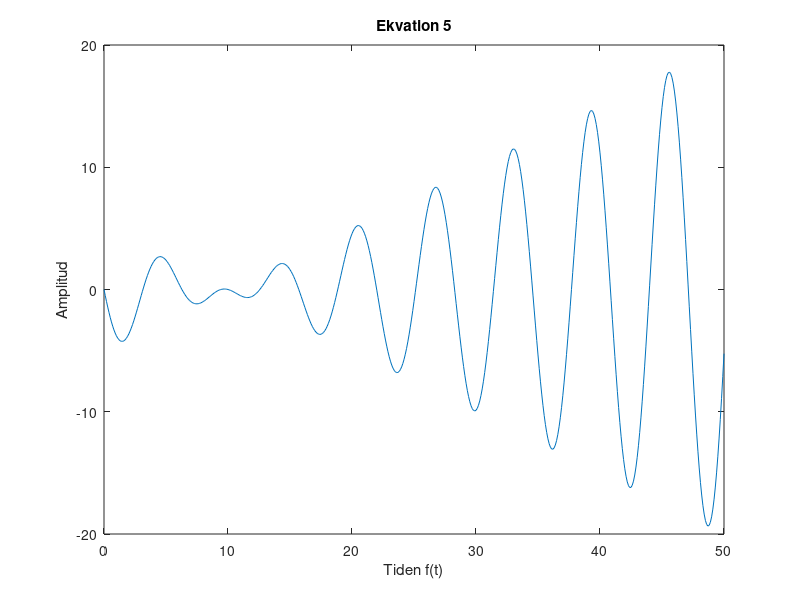

Write MATLAB code to recreate this figure.
A = 5;
b = 1;
c = 0;
m = 1;
v0 = 1;
v = v0;
delta = pi;
fi = 0;
t = 0:0.1:50;

ekvation5 = ((b./(2.*m.*v0))*t.*sin(v0*t)) + (A.*sin(v0.*t + delta));
plot(t,ekvation5)
title('Ekvation 5');
xlabel('Tiden f(t)');
ylabel('Amplitud');